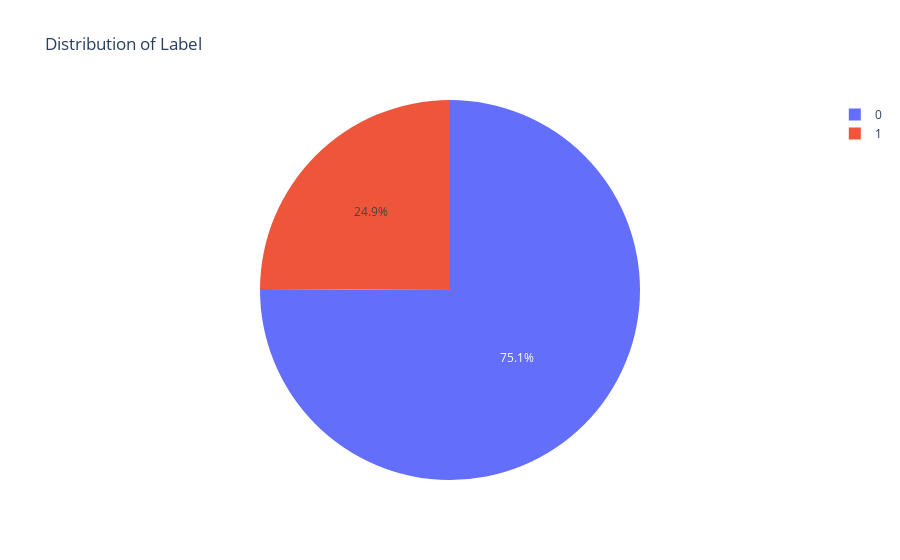

Notebook code cell kept with this figure:
### Code cell
fig = px.pie(
    lebel_counts,
    values=lebel_counts.values,
    names=lebel_counts.index,
    title='Distribution of Label'
)

fig.show()

### Figure 1 — Plotly figure (JSON) as saved in the notebook; plotly's stock layout.template omitted (floating-point values rounded to 4 significant figures)
{"data": [{"domain": {"x": [0, 1], "y": [0, 1]}, "hovertemplate": "Label=%{label}<br>value=%{value}<extra></extra>", "labels": [0, 1], "legendgroup": "", "name": "", "showlegend": true, "type": "pie", "values": [378613, 125633]}], "layout": {"legend": {"tracegroupgap": 0}, "title": {"text": "Distribution of Label"}}}
